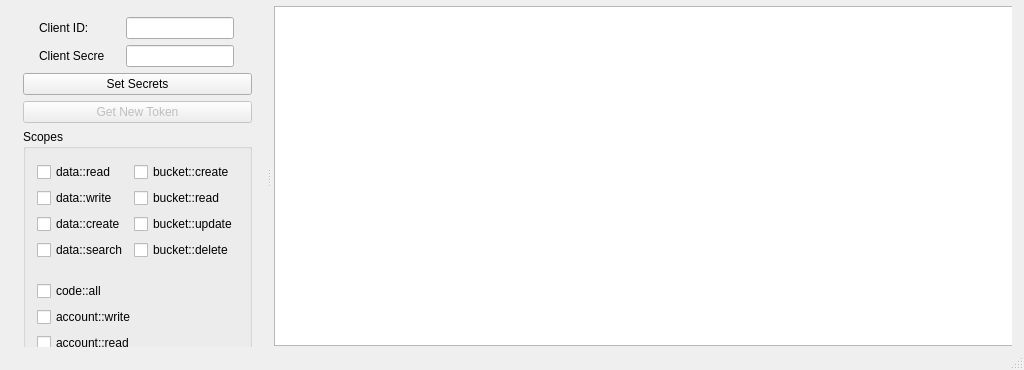
<?xml version="1.0" encoding="UTF-8"?>
<ui version="4.0">
 <class>MainWindow</class>
 <widget class="QMainWindow" name="MainWindow">
  <property name="geometry">
   <rect>
    <x>0</x>
    <y>0</y>
    <width>1024</width>
    <height>370</height>
   </rect>
  </property>
  <property name="sizePolicy">
   <sizepolicy hsizetype="Maximum" vsizetype="Preferred">
    <horstretch>0</horstretch>
    <verstretch>0</verstretch>
   </sizepolicy>
  </property>
  <property name="minimumSize">
   <size>
    <width>240</width>
    <height>370</height>
   </size>
  </property>
  <property name="maximumSize">
   <size>
    <width>1024</width>
    <height>370</height>
   </size>
  </property>
  <property name="windowTitle">
   <string>2-legged tokener</string>
  </property>
  <widget class="QWidget" name="centralWidget">
   <widget class="QSplitter" name="splitter">
    <property name="geometry">
     <rect>
      <x>12</x>
      <y>6</y>
      <width>1000</width>
      <height>341</height>
     </rect>
    </property>
    <property name="minimumSize">
     <size>
      <width>1000</width>
      <height>0</height>
     </size>
    </property>
    <property name="maximumSize">
     <size>
      <width>1000</width>
      <height>359</height>
     </size>
    </property>
    <property name="orientation">
     <enum>Qt::Horizontal</enum>
    </property>
    <property name="handleWidth">
     <number>11</number>
    </property>
    <widget class="QWidget" name="layoutWidget">
     <layout class="QVBoxLayout" name="verticalLayout_9">
      <property name="sizeConstraint">
       <enum>QLayout::SetFixedSize</enum>
      </property>
      <item>
       <layout class="QVBoxLayout" name="verticalLayout_7">
        <property name="sizeConstraint">
         <enum>QLayout::SetFixedSize</enum>
        </property>
        <item>
         <layout class="QVBoxLayout" name="verticalLayout_6">
          <property name="sizeConstraint">
           <enum>QLayout::SetFixedSize</enum>
          </property>
          <item>
           <layout class="QHBoxLayout" name="horizontalLayout">
            <property name="sizeConstraint">
             <enum>QLayout::SetFixedSize</enum>
            </property>
            <item>
             <widget class="QLabel" name="client_id_label">
              <property name="sizePolicy">
               <sizepolicy hsizetype="Fixed" vsizetype="Fixed">
                <horstretch>0</horstretch>
                <verstretch>0</verstretch>
               </sizepolicy>
              </property>
              <property name="minimumSize">
               <size>
                <width>65</width>
                <height>20</height>
               </size>
              </property>
              <property name="maximumSize">
               <size>
                <width>65</width>
                <height>20</height>
               </size>
              </property>
              <property name="text">
               <string>Client ID:</string>
              </property>
             </widget>
            </item>
            <item>
             <widget class="QLineEdit" name="client_id_input">
              <property name="sizePolicy">
               <sizepolicy hsizetype="Fixed" vsizetype="Fixed">
                <horstretch>0</horstretch>
                <verstretch>0</verstretch>
               </sizepolicy>
              </property>
             </widget>
            </item>
           </layout>
          </item>
          <item>
           <layout class="QHBoxLayout" name="horizontalLayout_2">
            <property name="sizeConstraint">
             <enum>QLayout::SetFixedSize</enum>
            </property>
            <item>
             <widget class="QLabel" name="client_secret_label">
              <property name="minimumSize">
               <size>
                <width>65</width>
                <height>20</height>
               </size>
              </property>
              <property name="maximumSize">
               <size>
                <width>65</width>
                <height>20</height>
               </size>
              </property>
              <property name="text">
               <string>Client Secret:</string>
              </property>
             </widget>
            </item>
            <item>
             <widget class="QLineEdit" name="client_secret_input">
              <property name="sizePolicy">
               <sizepolicy hsizetype="Fixed" vsizetype="Fixed">
                <horstretch>0</horstretch>
                <verstretch>0</verstretch>
               </sizepolicy>
              </property>
             </widget>
            </item>
           </layout>
          </item>
         </layout>
        </item>
        <item>
         <layout class="QVBoxLayout" name="verticalLayout_5">
          <property name="sizeConstraint">
           <enum>QLayout::SetFixedSize</enum>
          </property>
          <item>
           <widget class="QPushButton" name="set_secrets_btn">
            <property name="enabled">
             <bool>true</bool>
            </property>
            <property name="text">
             <string>Set Secrets</string>
            </property>
           </widget>
          </item>
          <item>
           <widget class="QPushButton" name="get_token_btn">
            <property name="enabled">
             <bool>false</bool>
            </property>
            <property name="text">
             <string>Get New Token</string>
            </property>
           </widget>
          </item>
         </layout>
        </item>
       </layout>
      </item>
      <item>
       <widget class="QGroupBox" name="groupBox">
        <property name="sizePolicy">
         <sizepolicy hsizetype="Fixed" vsizetype="Fixed">
          <horstretch>0</horstretch>
          <verstretch>0</verstretch>
         </sizepolicy>
        </property>
        <property name="title">
         <string>Scopes</string>
        </property>
        <layout class="QVBoxLayout" name="verticalLayout_8">
         <property name="topMargin">
          <number>13</number>
         </property>
         <item>
          <layout class="QVBoxLayout" name="verticalLayout_4">
           <property name="sizeConstraint">
            <enum>QLayout::SetFixedSize</enum>
           </property>
           <item>
            <layout class="QHBoxLayout" name="horizontalLayout_3">
             <property name="sizeConstraint">
              <enum>QLayout::SetFixedSize</enum>
             </property>
             <item>
              <layout class="QVBoxLayout" name="verticalLayout">
               <property name="sizeConstraint">
                <enum>QLayout::SetFixedSize</enum>
               </property>
               <item>
                <widget class="QCheckBox" name="data_read_check">
                 <property name="text">
                  <string>data::read</string>
                 </property>
                </widget>
               </item>
               <item>
                <widget class="QCheckBox" name="data_write_check">
                 <property name="text">
                  <string>data::write</string>
                 </property>
                </widget>
               </item>
               <item>
                <widget class="QCheckBox" name="data_create_check">
                 <property name="text">
                  <string>data::create</string>
                 </property>
                </widget>
               </item>
               <item>
                <widget class="QCheckBox" name="data_search_check">
                 <property name="text">
                  <string>data::search</string>
                 </property>
                </widget>
               </item>
              </layout>
             </item>
             <item>
              <layout class="QVBoxLayout" name="verticalLayout_2">
               <item>
                <widget class="QCheckBox" name="bucket_create_check">
                 <property name="text">
                  <string>bucket::create</string>
                 </property>
                </widget>
               </item>
               <item>
                <widget class="QCheckBox" name="bucket_read_check">
                 <property name="text">
                  <string>bucket::read</string>
                 </property>
                </widget>
               </item>
               <item>
                <widget class="QCheckBox" name="bucket_update_check">
                 <property name="text">
                  <string>bucket::update</string>
                 </property>
                </widget>
               </item>
               <item>
                <widget class="QCheckBox" name="bucket_delete_check">
                 <property name="text">
                  <string>bucket::delete</string>
                 </property>
                </widget>
               </item>
              </layout>
             </item>
            </layout>
           </item>
           <item>
            <layout class="QVBoxLayout" name="verticalLayout_3">
             <property name="topMargin">
              <number>15</number>
             </property>
             <item>
              <widget class="QCheckBox" name="code_all_check">
               <property name="text">
                <string>code::all</string>
               </property>
              </widget>
             </item>
             <item>
              <widget class="QCheckBox" name="account_write_check">
               <property name="text">
                <string>account::write</string>
               </property>
              </widget>
             </item>
             <item>
              <widget class="QCheckBox" name="account_read_check">
               <property name="text">
                <string>account::read</string>
               </property>
              </widget>
             </item>
             <item>
              <widget class="QCheckBox" name="user_profile_check">
               <property name="text">
                <string>user-profile:read</string>
               </property>
              </widget>
             </item>
            </layout>
           </item>
          </layout>
         </item>
        </layout>
       </widget>
      </item>
     </layout>
    </widget>
    <widget class="QTableWidget" name="token_table">
     <property name="sizePolicy">
      <sizepolicy hsizetype="Fixed" vsizetype="Fixed">
       <horstretch>0</horstretch>
       <verstretch>0</verstretch>
      </sizepolicy>
     </property>
     <property name="minimumSize">
      <size>
       <width>768</width>
       <height>340</height>
      </size>
     </property>
     <property name="maximumSize">
      <size>
       <width>768</width>
       <height>340</height>
      </size>
     </property>
     <attribute name="horizontalHeaderStretchLastSection">
      <bool>true</bool>
     </attribute>
    </widget>
   </widget>
  </widget>
  <widget class="QStatusBar" name="statusBar"/>
 </widget>
 <layoutdefault spacing="6" margin="11"/>
 <resources/>
 <connections/>
</ui>
